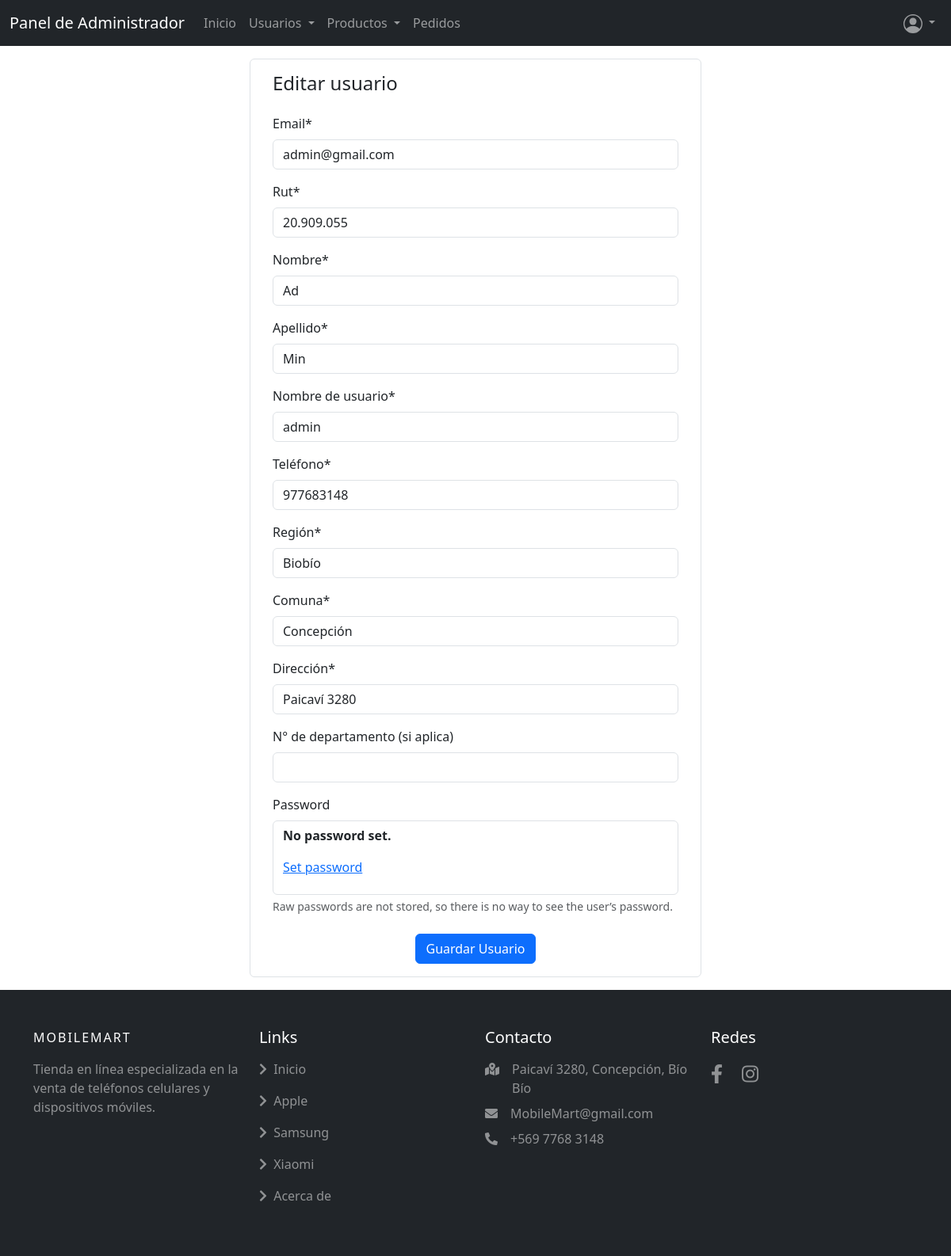
The app's page /detalleusuario/2/ (signed in), older data.
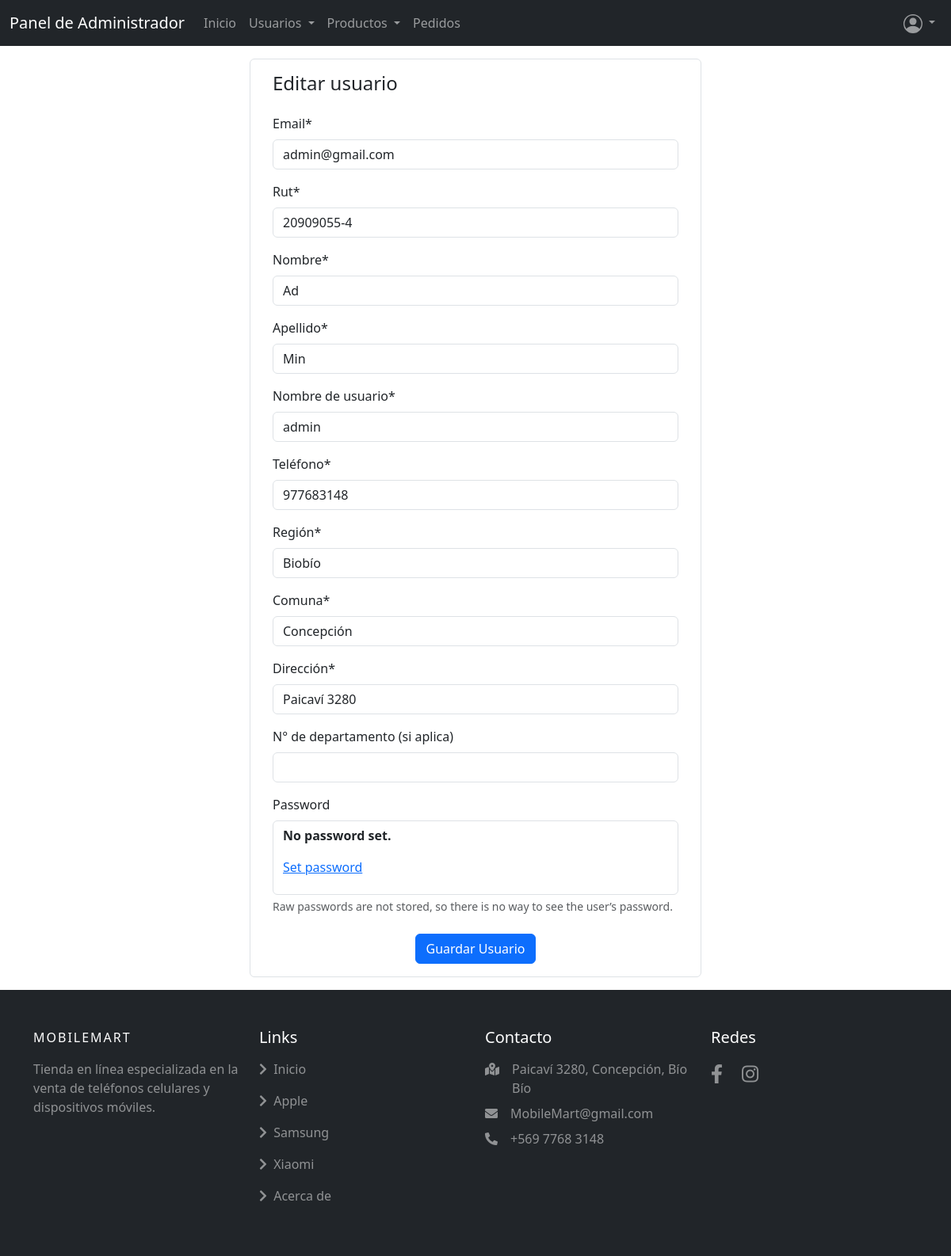
The same page, newer data.
### mobilemart/models.py (models this page shows, shortened)
class CustomUser(AbstractBaseUser, PermissionsMixin):
    rut=models.CharField(max_length=10)
    nombre = models.CharField(max_length=50)
    apellido = models.CharField(max_length=50)
    email = models.EmailField(unique=True)
    username=models.CharField("Nombre de usuario", max_length=50)
    is_active = models.BooleanField(default=True)
    is_staff = models.BooleanField(default=False)
    telefono = models.CharField(verbose_name="Teléfono", max_length=20)  # Nuevo campo
    region = models.CharField(verbose_name="Región", max_length=100)  # Nuevo campo
    comuna = models.CharField(max_length=100)  # Nuevo campo
    direccion = models.CharField(verbose_name="Dirección",max_length=255)  # Nuevo campo
    num_departamento = models.CharField(verbose_name="N° de departamento (si aplica)", max_length=10, blank=True)  # Nuevo campo
    objects = CustomUserManager()
    USERNAME_FIELD = 'email'
    REQUIRED_FIELDS = ['nombre', 'apellido']

### mobilemart/views.py (the view)
# urls.py: path('detalleusuario/<int:pk>/', detalleusuario, name='detalleusuario'),
@user_passes_test(lambda u: u.is_superuser)
def detalleusuario(request, pk):
    usuario = get_object_or_404(CustomUser, pk=pk)
    form = CustomUserUpdateForm(instance=usuario)
    if request.method == "POST":
        form = CustomUserUpdateForm(data=request.POST, instance=usuario)
        if form.is_valid():
            form.save()
            messages.success(request, 'Usuario modificado correctamente.')
            return redirect('listadousuarios')
    datos={
        "form":form,
        "usuario":usuario
    }
    return render(request, 'mobilemart/detalleusuario.html', datos)

### mobilemart/forms.py
class CustomUserUpdateForm(UserChangeForm):
    class Meta(UserChangeForm.Meta):
        model = CustomUser
        fields = ('email', 'rut', 'nombre', 'apellido', 'username', 'telefono', 'region', 'comuna', 'direccion', 'num_departamento')

### mobilemart/templates/mobilemart/detalleusuario.html (shortened to what this page needs)
{% extends 'mobilemart/baseadmin.html' %}
{% load static %}
{% load crispy_forms_tags %}
    {% block contenido %}
    <div class="container rounded bg-white mt-3 mb-3">
        <div class="row justify-content-center">
            <div class="col-md-6 border-right border rounded">
                <div class="p-3 py-3">
                    <div class="d-flex justify-content-between align-items-center mb-3">
                        <h4 class="text-right">Editar usuario</h4>
                    </div>
                    <form id="editarperfil-form" action="" method="post" enctype="multipart/form-data">
                        {{form | crispy}}
                        <div class="mt-4 text-center"><button class="btn btn-primary profile-button"
                                type="submit">Guardar
                                Usuario</button></div>
                    </form>
                </div>
            </div>
        </div>
    </div>
    {% endblock contenido %}

Row changes from the older to the newer data that the page shows:
changed CustomUser "admin@gmail.com": rut "20.909.055" → "20909055-4"
